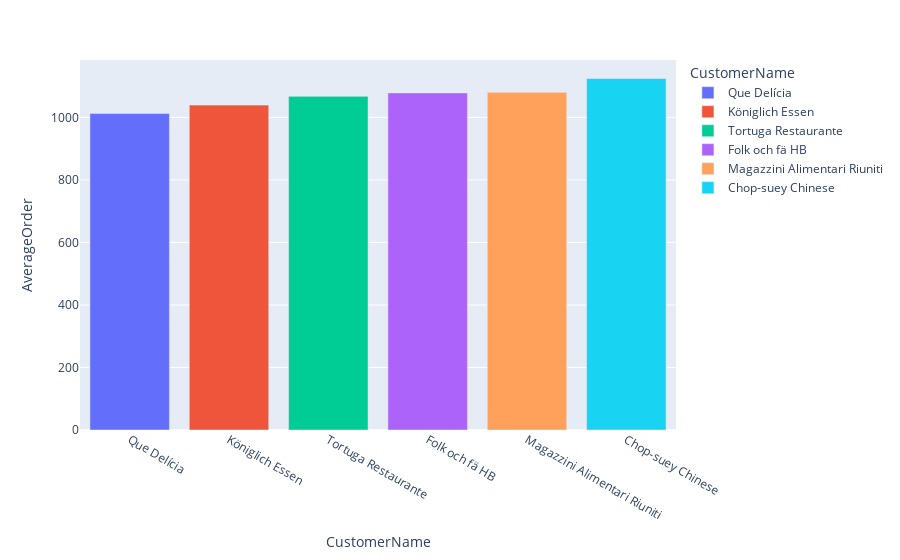

Write notebook code for a chart like this one.
### Code cell
import plotly.express as px
fig = px.bar(df2, x='CustomerName', y='AverageOrder', color = 'CustomerName')
fig.show()

### Figure 1 — Plotly figure (JSON) as saved in the notebook; plotly's stock layout.template omitted (floating-point values rounded to 4 significant figures)
{"data": [{"alignmentgroup": "True", "hovertemplate": "CustomerName=%{x}<br>AverageOrder=%{y}<extra></extra>", "legendgroup": "Que Delícia", "marker": {"color": "#636efa", "pattern": {"shape": ""}}, "name": "Que Delícia", "offsetgroup": "Que Delícia", "orientation": "v", "showlegend": true, "textposition": "auto", "type": "bar", "x": ["Que Delícia"], "xaxis": "x", "y": [1012.0], "yaxis": "y"}, {"alignmentgroup": "True", "hovertemplate": "CustomerName=%{x}<br>AverageOrder=%{y}<extra></extra>", "legendgroup": "Königlich Essen", "marker": {"color": "#EF553B", "pattern": {"shape": ""}}, "name": "Königlich Essen", "offsetgroup": "Königlich Essen", "orientation": "v", "showlegend": true, "textposition": "auto", "type": "bar", "x": ["Königlich Essen"], "xaxis": "x", "y": [1039.0], "yaxis": "y"}, {"alignmentgroup": "True", "hovertemplate": "CustomerName=%{x}<br>AverageOrder=%{y}<extra></extra>", "legendgroup": "Tortuga Restaurante", "marker": {"color": "#00cc96", "pattern": {"shape": ""}}, "name": "Tortuga Restaurante", "offsetgroup": "Tortuga Restaurante", "orientation": "v", "showlegend": true, "textposition": "auto", "type": "bar", "x": ["Tortuga Restaurante"], "xaxis": "x", "y": [1067.0], "yaxis": "y"}, {"alignmentgroup": "True", "hovertemplate": "CustomerName=%{x}<br>AverageOrder=%{y}<extra></extra>", "legendgroup": "Folk och fä HB", "marker": {"color": "#ab63fa", "pattern": {"shape": ""}}, "name": "Folk och fä HB", "offsetgroup": "Folk och fä HB", "orientation": "v", "showlegend": true, "textposition": "auto", "type": "bar", "x": ["Folk och fä HB"], "xaxis": "x", "y": [1078.0], "yaxis": "y"}, {"alignmentgroup": "True", "hovertemplate": "CustomerName=%{x}<br>AverageOrder=%{y}<extra></extra>", "legendgroup": "Magazzini Alimentari Riuniti", "marker": {"color": "#FFA15A", "pattern": {"shape": ""}}, "name": "Magazzini Alimentari Riuniti", "offsetgroup": "Magazzini Alimentari Riuniti", "orientation": "v", "showlegend": true, "textposition": "auto", "type": "bar", "x": ["Magazzini Alimentari Riuniti"], "xaxis": "x", "y": [1080.0], "yaxis": "y"}, {"alignmentgroup": "True", "hovertemplate": "CustomerName=%{x}<br>AverageOrder=%{y}<extra></extra>", "legendgroup": "Chop-suey Chinese", "marker": {"color": "#19d3f3", "pattern": {"shape": ""}}, "name": "Chop-suey Chinese", "offsetgroup": "Chop-suey Chinese", "orientation": "v", "showlegend": true, "textposition": "auto", "type": "bar", "x": ["Chop-suey Chinese"], "xaxis": "x", "y": [1124.0], "yaxis": "y"}], "layout": {"autosize": true, "barmode": "relative", "legend": {"title": {"text": "CustomerName"}, "tracegroupgap": 0}, "margin": {"t": 60}, "xaxis": {"anchor": "y", "autorange": true, "categoryarray": ["Que Delícia", "Königlich Essen", "Tortuga Restaurante", "Folk och fä HB", "Magazzini Alimentari Riuniti", "Chop-suey Chinese"], "categoryorder": "array", "domain": [0, 1], "range": [-0.5, 5.5], "title": {"text": "CustomerName"}, "type": "category"}, "yaxis": {"anchor": "x", "autorange": true, "domain": [0, 1], "range": [0, 1184.0], "title": {"text": "AverageOrder"}, "type": "linear"}}}
